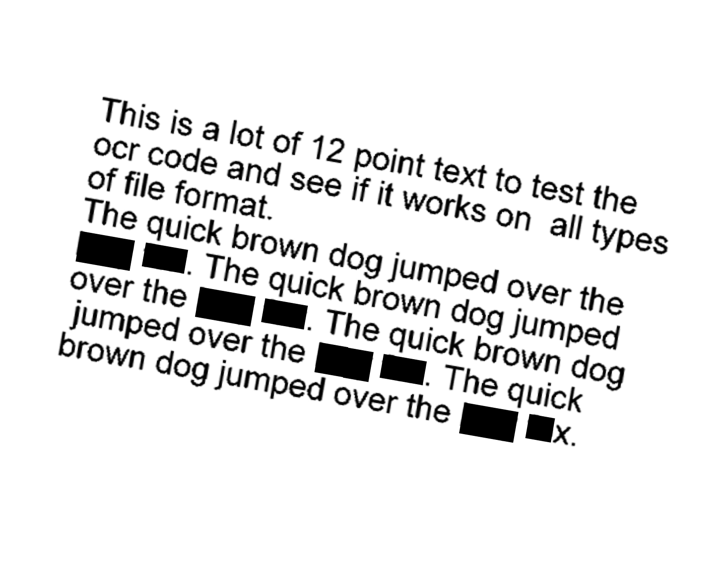
#> input picture text2.png, 714 x 584 px
$ python main.py
#> lines starting #> are read from the running program, lines starting #| are printed output that depends on the picture; after the words box and inside, x2 and y2 are one past the last pixel; in counts of white or black regions, pixels touching at a corner belong together
import cv2
import pytesseract
from pytesseract import Output


"""""
Page segmentation modes:
  0    Orientation and script detection (OSD) only.
  1    Automatic page segmentation with OSD.
  2    Automatic page segmentation, but no OSD, or OCR.
  3    Fully automatic page segmentation, but no OSD. (Default)
  4    Assume a single column of text of variable sizes.
  5    Assume a single uniform block of vertically aligned text.
  6    Assume a single uniform block of text.
  7    Treat the image as a single text line.
  8    Treat the image as a single word.
  9    Treat the image as a single word in a circle.
 10    Treat the image as a single character.
 11    Sparse text. Find as much text as possible in no particular order.
 12    Sparse text with OSD.
 13    Raw line. Treat the image as a single text line,
                        bypassing hacks that are Tesseract-specific.
User
0 = Original Tesseract only.
1 = Neural nets LSTM only.
2 = Tesseract + LSTM.
3 = Default, based on what is available.
"""""


def detect_text(image, config, confidence_threshold=0):
#> called with image = 'text2.png', config = ' --psm 11 --oem 3', confidence_threshold = 80
    try:
        img = cv2.imread(image)
#> img is the input picture: shape (584, 714, 3); min 0, max 255, mean 232.7
        gray = cv2.cvtColor(img, cv2.COLOR_BGR2GRAY)
        _, thresh = cv2.threshold(gray, 150, 255, cv2.THRESH_BINARY_INV)
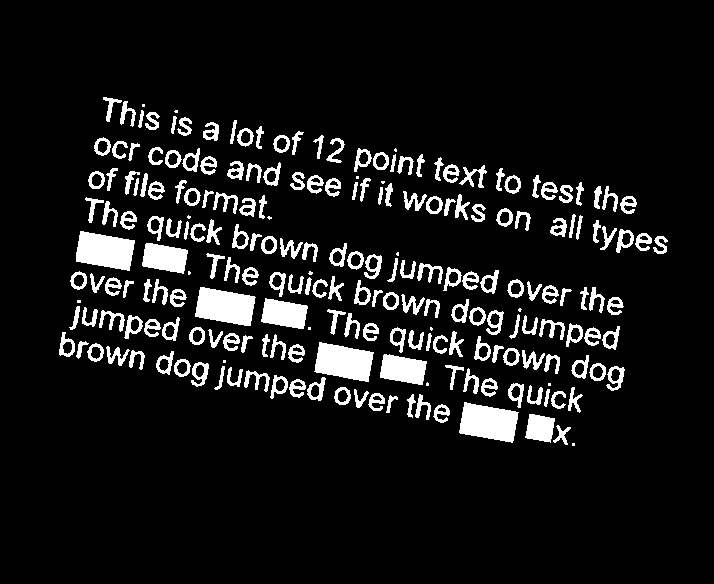
#> thresh: shape (584, 714); 9.3% white; 218 white regions (18 under 20 px), largest, box (x1, y1, x2, y2) and area: (459, 402, 519, 443) 1740, (195, 287, 256, 326) 1726, (76, 231, 135, 271) 1721

        kernel = cv2.getStructuringElement(cv2.MORPH_RECT, (2, 2))
        morphed = cv2.morphologyEx(thresh, cv2.MORPH_CLOSE, kernel)
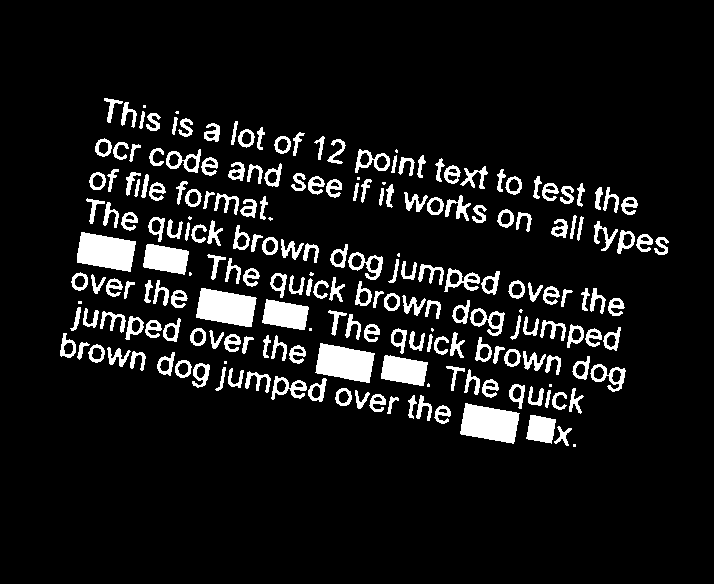
#> morphed: shape (584, 714); 9.3% white; 209 white regions (18 under 20 px), largest, box (x1, y1, x2, y2) and area: (460, 403, 520, 444) 1740, (196, 288, 257, 327) 1726, (77, 232, 136, 272) 1721

#> (the run stopped early here; a loop or call above may not have finished)

$ run again, with screen.png copied over text2.png
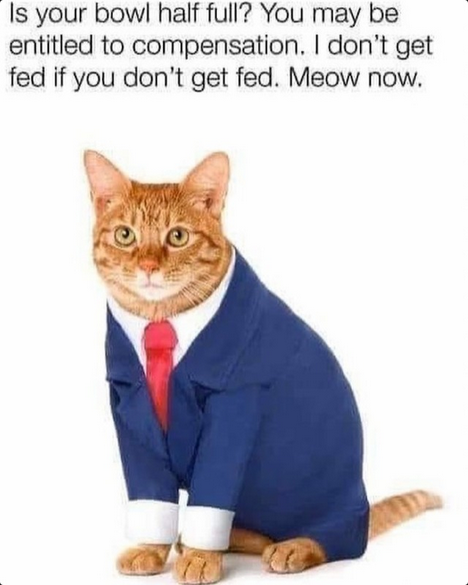
#> input picture screen.png, 468 x 585 px
#> in detect_text, img is the input picture: shape (585, 468, 3); mean B, G, R 205.4, 201.2, 205.5
#> in detect_text, `_, thresh = cv2.threshold(gray, 150, 255, cv2.THRESH_BINARY_INV)`:
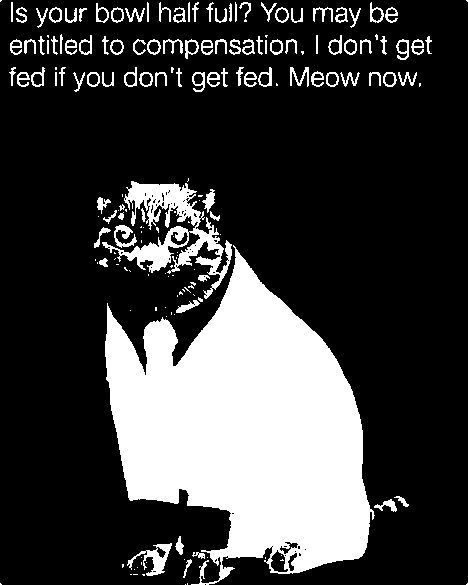
#> thresh: shape (585, 468); 24.1% white; 177 white regions (75 under 20 px), largest, box (x1, y1, x2, y2) and area: (105, 245, 375, 585) 52947, (102, 181, 232, 299) 4465, (127, 543, 172, 576) 519
#> in detect_text, `morphed = cv2.morphologyEx(thresh, cv2.MORPH_CLOSE, kernel)`:
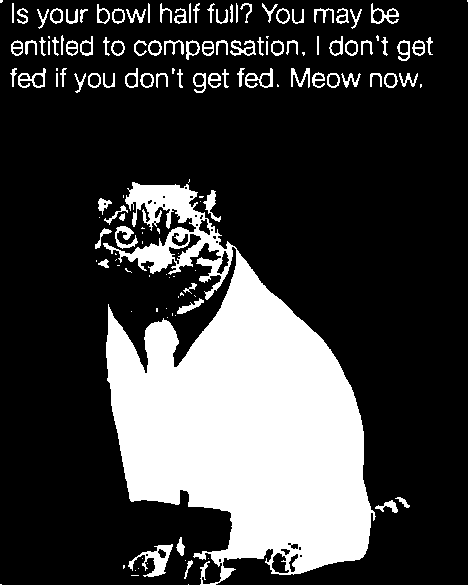
#> morphed: shape (585, 468); 24.3% white; 142 white regions (49 under 20 px), largest, box (x1, y1, x2, y2) and area: (103, 182, 376, 585) 57876, (128, 544, 173, 577) 549, (115, 226, 138, 249) 246
